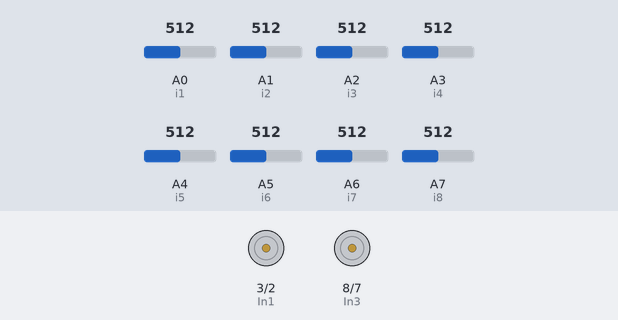
Simulated run of this sketch. Board: Arduino Nano, built with avr-gcc and run on an emulated ATmega328P. Shown: motor-driver pin pairs drawn as motors (green arrow = first pin HIGH = forward, orange = second pin HIGH = backward, longer = more drive, scaled by the enable pin). The inputs (shaded band) are chosen by the test bench; at power-on: A0 (i1) = 512, A3 (i4) = 512, A1 (i2) = 512, A2 (i3) = 512, A4 (i5) = 512, A5 (i6) = 512, A6 (i7) = 512, A7 (i8) = 512.

Above: at 1.2 s.
1.3 s: A0 (i1) set to 893
2.8 s: A0 (i1) set to 914
At 3.9 s:
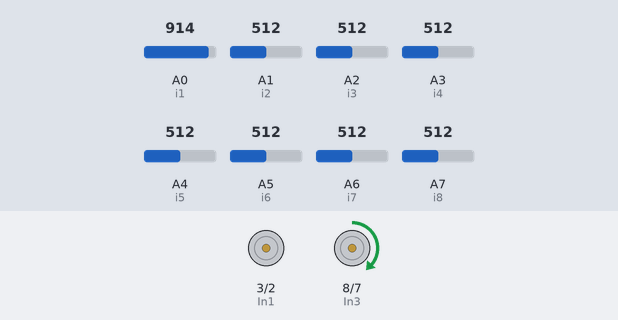
4.3 s: A3 (i4) set to 890
5.8 s: A3 (i4) set to 910
At 6.1 s:
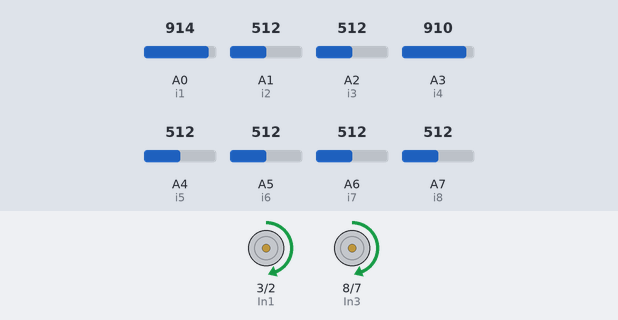
Timing chart, 0 to 8.3 s (numbered marks = the images above; inputs shaded):
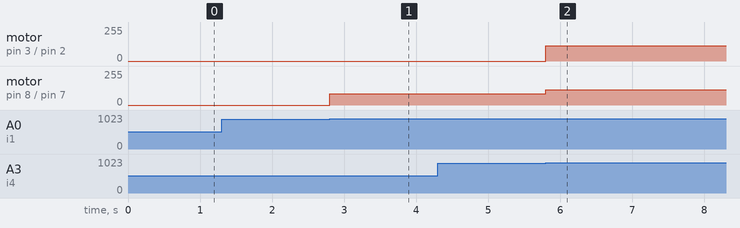

The sketch:

line_follower_no_pid.ino
```cpp
#define i1 A0
#define i2 A1
#define i3 A2
#define i4 A3
#define i5 A4
#define i6 A5
#define i7 A6
#define i8 A7
#define Ena 5
#define Enb 6
#define In1 3
#define In2 2
#define In3 8
#define In4 7
#define THRESHOLD 900

void setup() {
  // put your setup code here, to run once:
  Serial.begin(9600);
  pinMode(i1,INPUT);
  pinMode(i2,INPUT);
  pinMode(i3,INPUT);
  pinMode(i4,INPUT);
  pinMode(i5,INPUT);
  pinMode(i6,INPUT);
  pinMode(i7,INPUT);
  pinMode(i8,INPUT);
  pinMode(Ena,OUTPUT);
  pinMode(Enb,OUTPUT);
  pinMode(In1,OUTPUT);
  pinMode(In2,OUTPUT);
  pinMode(In3,OUTPUT);
  pinMode(In4,OUTPUT);
}

void straight() {
  digitalWrite(In1, 1);
  digitalWrite(In2,0);
  digitalWrite(In3, 1);
  digitalWrite(In4, 0);
  analogWrite(Ena,115);
  analogWrite(Enb, 115);
}

void left() {
  digitalWrite(In1,0);
  digitalWrite(In2, 1);
  digitalWrite(In3,1);
  digitalWrite(In4, 0);
analogWrite(Ena,0);
analogWrite(Enb,85);
}
void right() {
  digitalWrite(In1, 1);
  digitalWrite(In2,0);
  digitalWrite(In3,0);
  digitalWrite(In4, 1);
analogWrite(Ena,85);
analogWrite(Enb,0);
}

void stopMotor() {
  analogWrite(Ena, 0);
  analogWrite(Enb, 0);
}
void white() {
  digitalWrite(In1, 1);
  digitalWrite(In2,0);
  digitalWrite(In3,0);
  digitalWrite(In4, 0);
analogWrite(Ena,55);
analogWrite(Enb,0);

}

int s1, s2, s3, s4, s5, s6, s7, s8;

void readsensors() {
  s1 = analogRead(i1);
  s2 = analogRead(i2);
  s3 = analogRead(i3);
  s4 = analogRead(i4);
  s5 = analogRead(i5);
  s6 = analogRead(i6);
  s7 = analogRead(i7);
  s8 = analogRead(i8);
}
bool ir[8];
void processsensors() {
  ir[0] = (s1 > THRESHOLD);
  ir[1] = (s2 > THRESHOLD);
  ir[2] = (s3 > THRESHOLD);
  ir[3] = (s4 > THRESHOLD);
  ir[4] = (s5 > THRESHOLD);
  ir[5] = (s6 > THRESHOLD);
  ir[6] = (s7 > THRESHOLD);
  ir[7] = (s8 > THRESHOLD);
}
void loop() {
  // put your main code here, to run repeatedly:
  readsensors();
  processsensors();
  if(ir[3]||ir[4])
  {
    straight();
  }
  else if(ir[0]||ir[1]||ir[2])
  {
    left();
  }
  else if(ir[5]||ir[6]||ir[7])
  {
    right();
  }

  else if(ir[0]>THRESHOLD&&ir[1]>THRESHOLD&&ir[2]>THRESHOLD&&ir[3]>THRESHOLD&&ir[4]>THRESHOLD&&ir[5]>THRESHOLD&&ir[6]>THRESHOLD&&ir[7]>THRESHOLD)
  {
    stopMotor();
  }
}
```

Measured:
- the behaviour switches between 900 and 901 on A0 (i1) (found by bisection; images 0 and 1)
- the behaviour switches between 900 and 901 on A3 (i4) (found by bisection; images 1 and 2)
- after the input at 1.3 s, every drawn part: stays the same
- after the input at 2.8 s, motor on pin 8 (In3) / pin 7 (In4): stopped → forward 85/255 at once
- after the input at 4.3 s, every drawn part: stays the same
- after the input at 5.8 s, motor on pin 3 (In1) / pin 2 (In2): stopped → forward 115/255 at once; motor on pin 8 (In3) / pin 7 (In4): forward 85/255 → forward 115/255 at once
